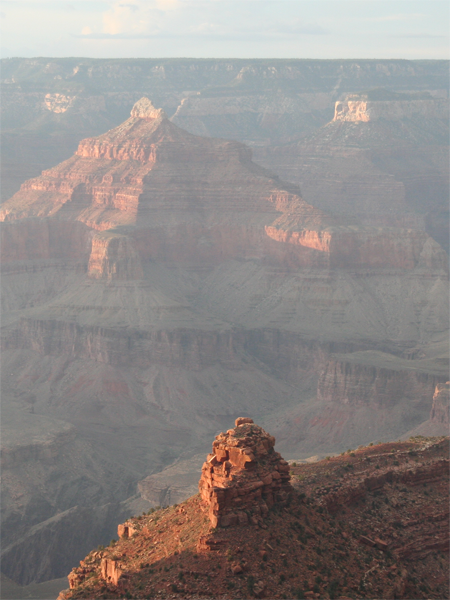
//> input picture data/hazy1.png, 450 x 600 px
$ ./main ../../data/hazy1.png   (built with g++ and OpenCV 4)
//> lines starting //> are read from the running program, lines starting //| are printed output that depends on the picture
### src/cpp/guidedfilter.h
#pragma once

#include <opencv2/core/core.hpp>
#include <opencv2/imgproc/imgproc.hpp>
#include <opencv2/highgui/highgui.hpp>

class GuidedFilterImpl;

class GuidedFilter
{
public:
	GuidedFilter(const cv::Mat &I, int r, double eps);
	~GuidedFilter();

	cv::Mat filter(const cv::Mat &p, int depth = -1) const;

private:
	GuidedFilterImpl *impl_;
};

cv::Mat guidedFilter(const cv::Mat &I, const cv::Mat &p, int r, double eps, int depth = -1);

### src/cpp/guidedfilter.cpp
#include "guidedfilter.h"

using namespace cv;

static Mat boxfilter(const Mat &I, int r)
{
	Mat result;
	blur(I, result, Size(r, r));
	return result;
}

static Mat convertTo(const Mat &mat, int depth)
{
	if (mat.depth() == depth)
		return mat;

	Mat result;
	mat.convertTo(result, depth);
	return result;
}

class GuidedFilterImpl
{
public:
	virtual ~GuidedFilterImpl() {}

	Mat filter(const Mat &p, int depth);

protected:
	int Idepth;

private:
	virtual Mat filterSingleChannel(const Mat &p) const = 0;
};

class GuidedFilterMono : public GuidedFilterImpl
{
public:
	GuidedFilterMono(const Mat &I, int r, double eps);

private:
	virtual Mat filterSingleChannel(const Mat &p) const;

private:
	int r;
	double eps;
	Mat I, mean_I, var_I;
};

class GuidedFilterColor : public GuidedFilterImpl
{
public:
	GuidedFilterColor(const Mat &I, int r, double eps);

private:
	virtual Mat filterSingleChannel(const Mat &p) const;

private:
	std::vector<Mat> Ichannels;
	int r;
	double eps;
	Mat mean_I_r, mean_I_g, mean_I_b;
	Mat invrr, invrg, invrb, invgg, invgb, invbb;
};


Mat GuidedFilterImpl::filter(const Mat &p, int depth)
{
	Mat p2 = convertTo(p, Idepth);

	Mat result;
	if (p.channels() == 1)
	{
		result = filterSingleChannel(p2);
	}
	else
	{
		std::vector<Mat> pc;
		split(p2, pc);

		for (std::size_t i = 0; i < pc.size(); ++i)
			pc[i] = filterSingleChannel(pc[i]);

		merge(pc, result);
	}

	return convertTo(result, depth == -1 ? p.depth() : depth);
}

// [28 lines left out: functions GuidedFilterMono, filterSingleChannel, not called in this run]

GuidedFilterColor::GuidedFilterColor(const Mat &origI, int r, double eps) : r(r), eps(eps)
{
	Mat I;
	if (origI.depth() == CV_32F || origI.depth() == CV_64F)
		I = origI.clone();
	else
		I = convertTo(origI, CV_32F);

	Idepth = I.depth();

	split(I, Ichannels);

	mean_I_r = boxfilter(Ichannels[0], r);
	mean_I_g = boxfilter(Ichannels[1], r);
	mean_I_b = boxfilter(Ichannels[2], r);

	// variance of I in each local patch: the matrix Sigma in Eqn (14).
	// Note the variance in each local patch is a 3x3 symmetric matrix:
	//           rr, rg, rb
	//   Sigma = rg, gg, gb
	//           rb, gb, bb
	Mat var_I_rr = boxfilter(Ichannels[0].mul(Ichannels[0]), r) - mean_I_r.mul(mean_I_r) + eps;
	Mat var_I_rg = boxfilter(Ichannels[0].mul(Ichannels[1]), r) - mean_I_r.mul(mean_I_g);
	Mat var_I_rb = boxfilter(Ichannels[0].mul(Ichannels[2]), r) - mean_I_r.mul(mean_I_b);
	Mat var_I_gg = boxfilter(Ichannels[1].mul(Ichannels[1]), r) - mean_I_g.mul(mean_I_g) + eps;
	Mat var_I_gb = boxfilter(Ichannels[1].mul(Ichannels[2]), r) - mean_I_g.mul(mean_I_b);
	Mat var_I_bb = boxfilter(Ichannels[2].mul(Ichannels[2]), r) - mean_I_b.mul(mean_I_b) + eps;

	// Inverse of Sigma + eps * I
	invrr = var_I_gg.mul(var_I_bb) - var_I_gb.mul(var_I_gb);
	invrg = var_I_gb.mul(var_I_rb) - var_I_rg.mul(var_I_bb);
	invrb = var_I_rg.mul(var_I_gb) - var_I_gg.mul(var_I_rb);
	invgg = var_I_rr.mul(var_I_bb) - var_I_rb.mul(var_I_rb);
	invgb = var_I_rb.mul(var_I_rg) - var_I_rr.mul(var_I_gb);
	invbb = var_I_rr.mul(var_I_gg) - var_I_rg.mul(var_I_rg);

	Mat covDet = invrr.mul(var_I_rr) + invrg.mul(var_I_rg) + invrb.mul(var_I_rb);

	invrr /= covDet;
	invrg /= covDet;
	invrb /= covDet;
	invgg /= covDet;
	invgb /= covDet;
	invbb /= covDet;
}

Mat GuidedFilterColor::filterSingleChannel(const Mat &p) const
{
	Mat mean_p = boxfilter(p, r);

	Mat mean_Ip_r = boxfilter(Ichannels[0].mul(p), r);
	Mat mean_Ip_g = boxfilter(Ichannels[1].mul(p), r);
	Mat mean_Ip_b = boxfilter(Ichannels[2].mul(p), r);

	// covariance of (I, p) in each local patch.
	Mat cov_Ip_r = mean_Ip_r - mean_I_r.mul(mean_p);
	Mat cov_Ip_g = mean_Ip_g - mean_I_g.mul(mean_p);
	Mat cov_Ip_b = mean_Ip_b - mean_I_b.mul(mean_p);

	Mat a_r = invrr.mul(cov_Ip_r) + invrg.mul(cov_Ip_g) + invrb.mul(cov_Ip_b);
	Mat a_g = invrg.mul(cov_Ip_r) + invgg.mul(cov_Ip_g) + invgb.mul(cov_Ip_b);
	Mat a_b = invrb.mul(cov_Ip_r) + invgb.mul(cov_Ip_g) + invbb.mul(cov_Ip_b);

	Mat b = mean_p - a_r.mul(mean_I_r) - a_g.mul(mean_I_g) - a_b.mul(mean_I_b); // Eqn. (15) in the paper;

	return (boxfilter(a_r, r).mul(Ichannels[0])
		+ boxfilter(a_g, r).mul(Ichannels[1])
		+ boxfilter(a_b, r).mul(Ichannels[2])
		+ boxfilter(b, r));  // Eqn. (16) in the paper;
}


GuidedFilter::GuidedFilter(const Mat &I, int r, double eps)
{
	CV_Assert(I.channels() == 1 || I.channels() == 3);

	if (I.channels() == 1)
		impl_ = new GuidedFilterMono(I, 2 * r + 1, eps);
	else
		impl_ = new GuidedFilterColor(I, 2 * r + 1, eps);
}

GuidedFilter::~GuidedFilter()
{
	delete impl_;
}

Mat GuidedFilter::filter(const Mat &p, int depth) const
{
	return impl_->filter(p, depth);
}

Mat guidedFilter(const Mat &I, const Mat &p, int r, double eps, int depth)
{
	return GuidedFilter(I, r, eps).filter(p, depth);
}

### src/cpp/main.cpp
#include "guidedfilter.h"
#include <stdio.h>

using namespace cv;
using namespace std;

#define TMIN	(25)
#define DEFAULT_WINDOW_SIZE		(60)
#define DEFAULT_WEIGHT			(85)

void createDarkChannel(Mat in, Mat out, int windowSize);
void getAtmLight(Mat in, int *atmLight);
void transmissionEstimate(Mat in, Mat out, int *atmLight, int weight);
void getRadiance(Mat in, Mat transmission, Mat out, int *atmLight);

int main(int argc, const char* argv[])
{
	int atmLight[3];
	int weight = DEFAULT_WEIGHT;
	int window_size = DEFAULT_WINDOW_SIZE;

	if (argc < 2) {
		printf("%s dehazes image.\n", argv[0]);
		printf("%s <input image> [<dehaze weight(1-99)> <window size(1-255)> <dehazed filename>]\n", argv[0]);
		return -1;
	}

	if (argc > 2) {
		weight = atoi(argv[2]);
	}
	printf("weight:%d\n", weight);

	if (argc > 3) {
		window_size = atoi(argv[3]);
	}
	if (window_size < 1) window_size = 1;
	if (window_size > 256) window_size = 255;
	printf("window_size:%d\n", window_size);

	// ディヘイズする画像をファイルから読み込む
	Mat in = imread(argv[1], IMREAD_COLOR);
//> in is the input picture: 600 rows x 450 cols, CV_8UC3; mean B, G, R 133.7, 135.4, 141.2

	if (in.empty()) {
		printf("Failed to load image (%s).\n", argv[1]);
		return -1;
	}

	// ウィンドウ内の最小値でダークチャネルを生成する
	Mat darkCh(in.rows, in.cols, in.type());
	createDarkChannel(in, darkCh, window_size);
//> after the loop in createDarkChannel, `for (int x = 0; x < tmp1.cols; x++)`:
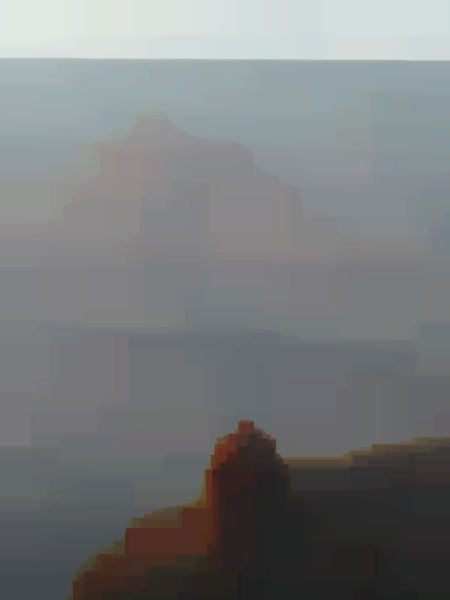
//> out: 600 rows x 450 cols, CV_8UC3; mean B, G, R 124.6, 123.6, 121
	if (darkCh.empty()) {
		printf("Failed to createDarkChannel\n");
		return -1;
	}

	getAtmLight(darkCh, atmLight);
//> the loop in getAtmLight, `for (int ch = 0; ch < 3; ch++)` made 3 passes
//> (sum, atm) on passes 1 to 3: (2360, 533360), (2170, 503440), (2577, 579825)
//> after the loop in getAtmLight, `for (int ch = 0; ch < 3; ch++)`: i = 256
//> atmLight = [226, 232, 225]

	// Guided Filterでダークチャネルを精緻化する
	Mat darkCh2(in.rows, in.cols, in.type());
	int r = 60;
	double eps = 1e-6;
	eps *= 255 * 255;   // Because the intensity range of our images is [0, 255]

	darkCh2 = guidedFilter(in, darkCh, r, eps);
//> in GuidedFilterColor, `invrg /= covDet;`:
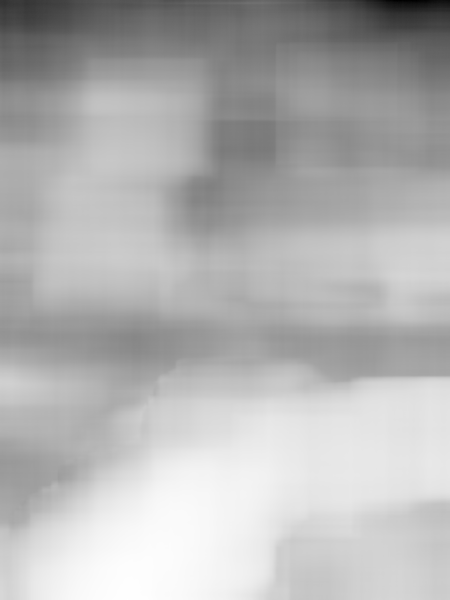
//> invrg: 600 rows x 450 cols, CV_32FC1; min -0.471, max -0.0305, mean -0.161; drawn with min black and max white
//> in GuidedFilterColor, `invrb /= covDet;`:
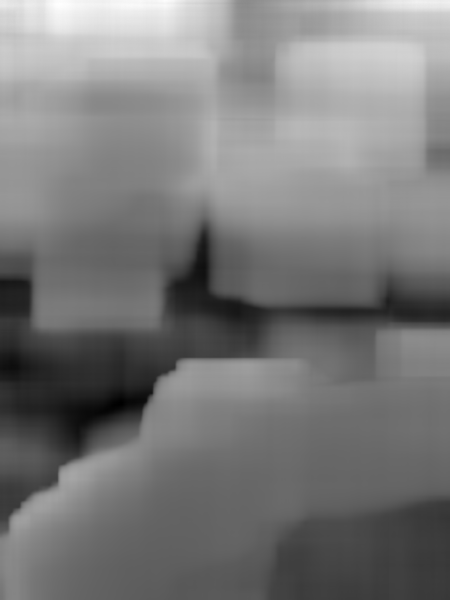
//> invrb: 600 rows x 450 cols, CV_32FC1; min -0.0558, max 0.12, mean 0.0283; drawn with min black and max white
//> in GuidedFilterColor, `invgb /= covDet;`:
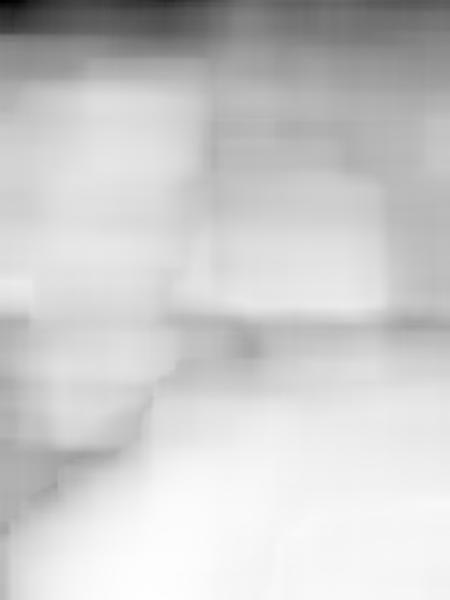
//> invgb: 600 rows x 450 cols, CV_32FC1; min -0.291, max -0.0142, mean -0.0696; drawn with min black and max white
//> in GuidedFilterColor, `invbb /= covDet;`:
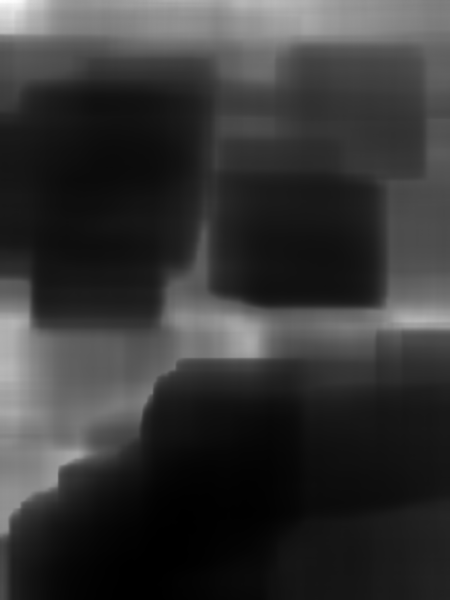
//> invbb: 600 rows x 450 cols, CV_32FC1; min 0.00599, max 0.17, mean 0.0409; drawn with min black and max white
//> the loop in filter, `for (std::size_t i = 0; i < pc.size(); ++i)` made 3 passes
	if (darkCh2.empty()) {
		printf("Failed to execute guided filter.\n");
		return -1;
	}

	// 光の透過率を求める
	Mat transmission(in.rows, in.cols, in.type());
	transmissionEstimate(darkCh2, transmission, atmLight, weight);
//> after the loop in transmissionEstimate, `for (int y = 0; y < in.rows; y++)`:
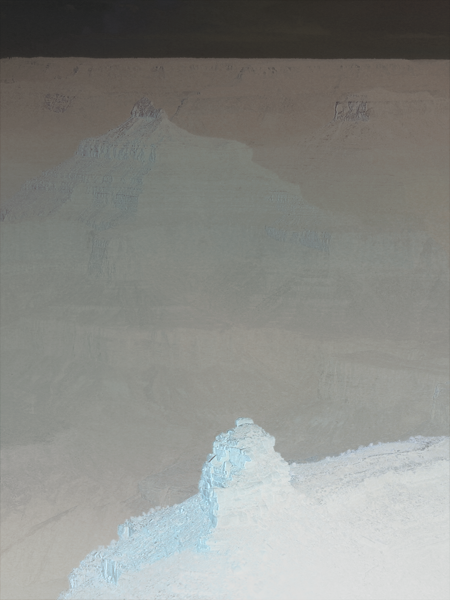
//> out: 600 rows x 450 cols, CV_8UC3; mean B, G, R 135, 139, 137.8
	if (transmission.empty()) {
		printf("Failed to execute transmissionEstimate.\n");
		return -1;
	}

	// 透過率に応じてコントラストを調整する
	Mat out(in.rows, in.cols, in.type());
	getRadiance(in, transmission, out, atmLight);
//> after the loop in getRadiance, `for (int y = 0; y < in.rows; y++)`:
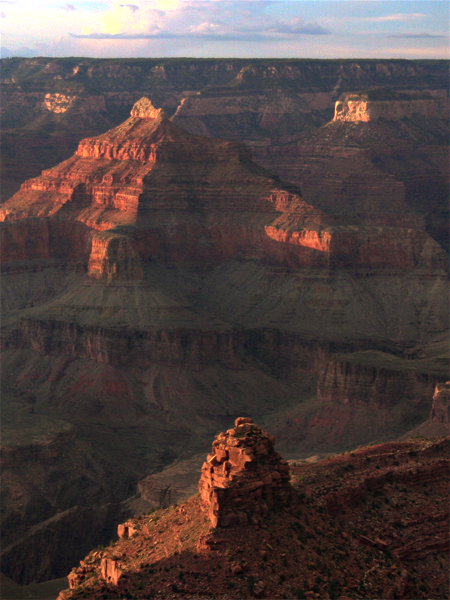
//> out: 600 rows x 450 cols, CV_8UC3; mean B, G, R 66.7, 67.9, 80.9
	if (out.empty()) {
		printf("Failed to execute getRadiance.\n");
		return -1;
	}

	// 入出力画像を表示する
	namedWindow("original", WINDOW_AUTOSIZE);
	imshow("original", in);

	if (!out.empty()) {
		namedWindow("dehazed", WINDOW_AUTOSIZE);
		imshow("dehazed", out);
	}

	waitKey(0);

	// ディヘイズ画像を保存する
	if (argc > 4) {
		imwrite(argv[4], out);
	}
	else {
		imwrite("dehazed.png", out);
	}
	return 0;
}

void createDarkChannel(Mat in, Mat out, int windowSize)
{
	if ((in.empty()) || (in.rows != out.rows) || (in.cols != out.cols) || (in.type() != out.type())) {
		printf("Invalid parameter\n");
		return;
	}

	Mat tmp1(in.rows, in.cols, in.type());
	Mat tmp2(in.rows, in.cols, in.type());
	// １パス目：水平方向にウィンドウ内の最小値を求める in-->tmp1
	for (int y = 0; y < in.rows; y++) {
		for (int x = 0; x < in.cols; x++) {
			int bmin = 255;
			int gmin = 255;
			int rmin = 255;
			for (int i = 0; i < windowSize; i++) {
				int xx = x + i - windowSize / 2;
				if (xx < 0) continue;
				if (xx >= in.cols) continue;

				Vec3b bgr = in.at<Vec3b>(y, xx);
				int b = bgr[0];
				if (b < bmin) bmin = b;
				int g = bgr[1];
				if (g < gmin) gmin = g;
				int r = bgr[2];
				if (r < rmin) rmin = r;
			}
			tmp1.at<Vec3b>(y, x) = Vec3b(bmin, gmin, rmin);
		}
	}

	// ２パス目：垂直方向にウィンドウ内の最小値を求める tmp1-->tmp2
	for (int x = 0; x < tmp1.cols; x++) {
		for (int y = 0; y < tmp1.rows; y++) {
			int bmin = 255;
			int gmin = 255;
			int rmin = 255;
			for (int i = 0; i < windowSize; i++) {
				int yy = y + i - windowSize / 2;
				if (yy < 0) continue;
				if (yy >= tmp1.rows) continue;

				Vec3b bgr = tmp1.at<Vec3b>(yy, x);
				int b = bgr[0];
				if (b < bmin) bmin = b;
				int g = bgr[1];
				if (g < gmin) gmin = g;
				int r = bgr[2];
				if (r < rmin) rmin = r;
			}
			tmp2.at<Vec3b>(y, x) = Vec3b(bmin, gmin, rmin);
		}
	}

	// ３パス目：水平方向にウィンドウ内の最大値を求める tmp2-->tmp1
	for (int y = 0; y < tmp2.rows; y++) {
		for (int x = 0; x < tmp2.cols; x++) {
			int bmax = 0;
			int gmax = 0;
			int rmax = 0;
			for (int i = 0; i < windowSize; i++) {
				int xx = x + i - windowSize / 2;
				if (xx < 0) continue;
				if (xx >= tmp2.cols) continue;

				Vec3b bgr = tmp2.at<Vec3b>(y, xx);
				int b = bgr[0];
				if (b > bmax) bmax = b;
				int g = bgr[1];
				if (g > gmax) gmax = g;
				int r = bgr[2];
				if (r > rmax) rmax = r;
			}
			tmp1.at<Vec3b>(y, x) = Vec3b(bmax, gmax, rmax);
		}
	}

	// ４パス目：垂直方向にウィンドウ内の最大値を求める tmp1-->out
	for (int x = 0; x < tmp1.cols; x++) {
		for (int y = 0; y < tmp1.rows; y++) {
			int bmax = 0;
			int gmax = 0;
			int rmax = 0;
			for (int i = 0; i < windowSize; i++) {
				int yy = y + i - windowSize / 2;
				if (yy < 0) continue;
				if (yy >= tmp1.rows) continue;

				Vec3b bgr = tmp1.at<Vec3b>(yy, x);
				int b = bgr[0];
				if (b > bmax) bmax = b;
				int g = bgr[1];
				if (g > gmax) gmax = g;
				int r = bgr[2];
				if (r > rmax) rmax = r;
			}
			out.at<Vec3b>(y, x) = Vec3b(bmax, gmax, rmax);
		}
	}
}

void getAtmLight(Mat in, int *atmLight)
{
	int histogram[3][256] = { 0 };
	int i;
	int th = in.rows * in.cols / 1000; // 0.1%

	for (int y = 0; y < in.rows; y++) {
		Vec3b *ptr = in.ptr<Vec3b>(y);
		for (int x = 0; x < in.cols; x++) {
			Vec3b bgr = ptr[x];

			++histogram[0][bgr[0]];
			++histogram[1][bgr[1]];
			++histogram[2][bgr[2]];
		}
	}

	for (int ch = 0; ch < 3; ch++) {
		int sum = 0;
		int atm = 0;

		for (i = 255; i >= 0; i--) {
			sum += histogram[ch][i];
			if (sum > th) break;
		}

		for (; i < 256; i++) {
			atm += i * histogram[ch][i];
		}

		atmLight[ch] = atm / sum;
	}
}

void transmissionEstimate(Mat in, Mat out, int *atmLight, int weight)
{
	if (in.empty() || (atmLight == NULL)) {
		printf("%s:Invalid parameter.\n", __FUNCTION__);
		return;
	}

	for (int y = 0; y < in.rows; y++) {
		Vec3b *src = in.ptr<Vec3b>(y);
		Vec3b *dst = out.ptr<Vec3b>(y);
		for (int x = 0; x < in.cols; x++) {
			Vec3b bgr = src[x];
			int b = (255 * 100 - weight * 255 * bgr[0] / atmLight[0]) / 100;
			int g = (255 * 100 - weight * 255 * bgr[1] / atmLight[1]) / 100;
			int r = (255 * 100 - weight * 255 * bgr[2] / atmLight[2]) / 100;

			dst[x] = Vec3b(b, g, r);
		}
	}
}

void getRadiance(Mat in, Mat transmission, Mat out, int *atmLight)
{
	if (in.empty() || transmission.empty() || (atmLight == NULL)) {
		printf("%s:Invalid parameter.\n", __FUNCTION__);
		return;
	}

	for (int y = 0; y < in.rows; y++) {
		Vec3b *src = in.ptr<Vec3b>(y);
		Vec3b *trans = transmission.ptr<Vec3b>(y);
		Vec3b *dst = out.ptr<Vec3b>(y);
		for (int x = 0; x < in.cols; x++) {
			Vec3b src_bgr = src[x];
			Vec3b trans_bgr = trans[x];
			if (trans_bgr[0] < TMIN) trans_bgr[0] = TMIN;
			if (trans_bgr[1] < TMIN) trans_bgr[1] = TMIN;
			if (trans_bgr[2] < TMIN) trans_bgr[2] = TMIN;

			int b = ((src_bgr[0] - atmLight[0]) * 255 + atmLight[0] * trans_bgr[0]) / trans_bgr[0];
			int g = ((src_bgr[1] - atmLight[1]) * 255 + atmLight[1] * trans_bgr[1]) / trans_bgr[1];
			int r = ((src_bgr[2] - atmLight[2]) * 255 + atmLight[2] * trans_bgr[2]) / trans_bgr[2];

			if (b > 255) b = 255; if (b < 0) b = 0;
			if (g > 255) g = 255; if (g < 0) g = 0;
			if (r > 255) r = 255; if (r < 0) r = 0;

			dst[x] = Vec3b(b, g, r);
		}
	}
}

$ run again, on data/hazy2.png
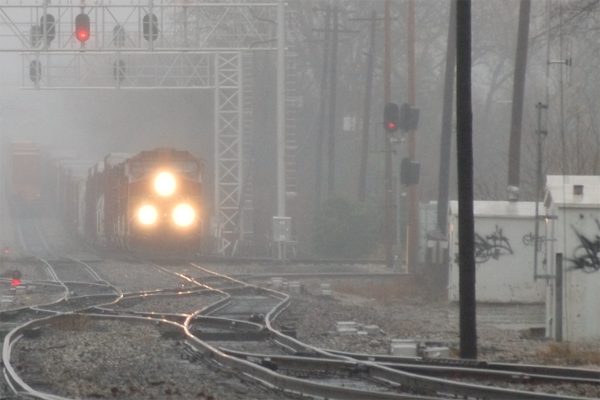
//> input picture data/hazy2.png, 600 x 400 px
//> in is the input picture: 400 rows x 600 cols, CV_8UC3; mean B, G, R 128.9, 131.4, 134.1
//> after the loop in createDarkChannel, `for (int x = 0; x < tmp1.cols; x++)`:
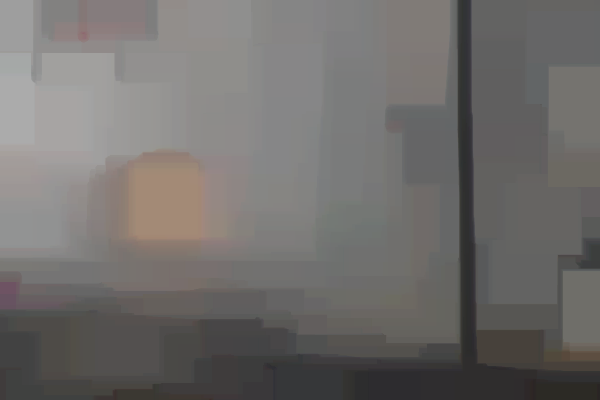
//> out: 400 rows x 600 cols, CV_8UC3; mean B, G, R 107.8, 109.6, 112.3
//> the loop in getAtmLight, `for (int ch = 0; ch < 3; ch++)` made 3 passes
//> (sum, atm) on passes 1 to 3: (2323, 397233), (2260, 386460), (2266, 387486)
//> after the loop in getAtmLight, `for (int ch = 0; ch < 3; ch++)`: i = 256
//> atmLight = [171, 171, 171]
//> the loop in filter, `for (std::size_t i = 0; i < pc.size(); ++i)` made 3 passes
//> after the loop in getRadiance, `for (int y = 0; y < in.rows; y++)`:
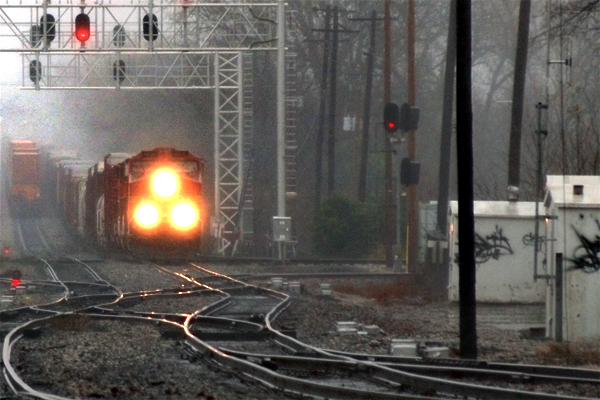
//> out: 400 rows x 600 cols, CV_8UC3; mean B, G, R 88.5, 92.3, 96.9

$ run again, on data/hazy3.png
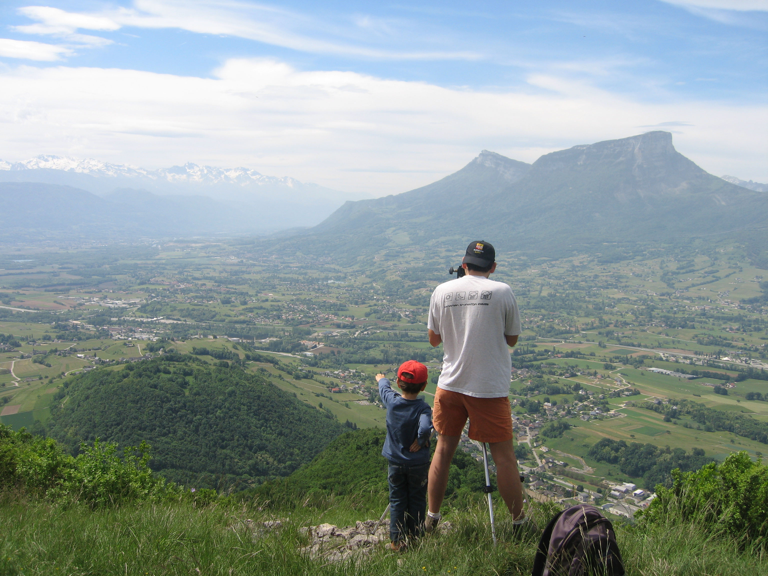
//> input picture data/hazy3.png, 768 x 576 px
//> in is the input picture: 576 rows x 768 cols, CV_8UC3; mean B, G, R 150, 152, 139.1
//> after the loop in createDarkChannel, `for (int x = 0; x < tmp1.cols; x++)`:
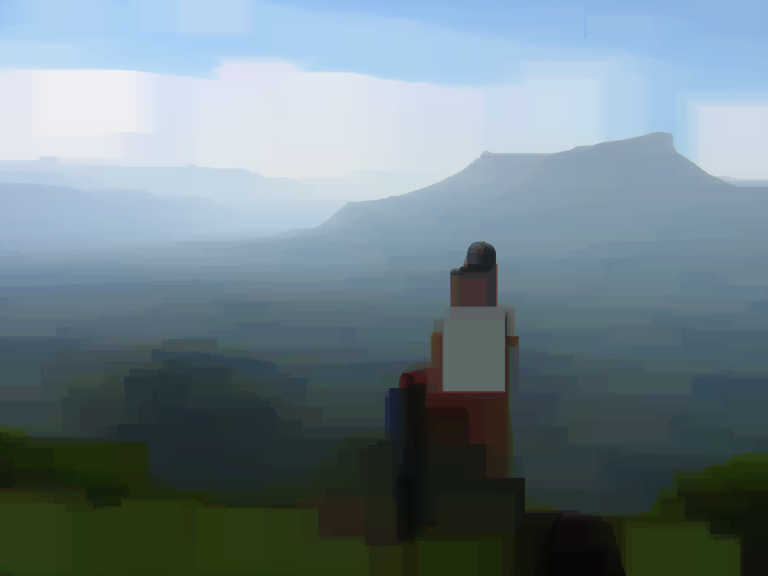
//> out: 576 rows x 768 cols, CV_8UC3; mean B, G, R 135.9, 128.6, 110.7
//> the loop in getAtmLight, `for (int ch = 0; ch < 3; ch++)` made 3 passes
//> (sum, atm) on passes 1 to 3: (6885, 1686825), (5361, 1275918), (5100, 1213800)
//> after the loop in getAtmLight, `for (int ch = 0; ch < 3; ch++)`: i = 256
//> atmLight = [245, 238, 238]
//> the loop in filter, `for (std::size_t i = 0; i < pc.size(); ++i)` made 3 passes
//> after the loop in getRadiance, `for (int y = 0; y < in.rows; y++)`:
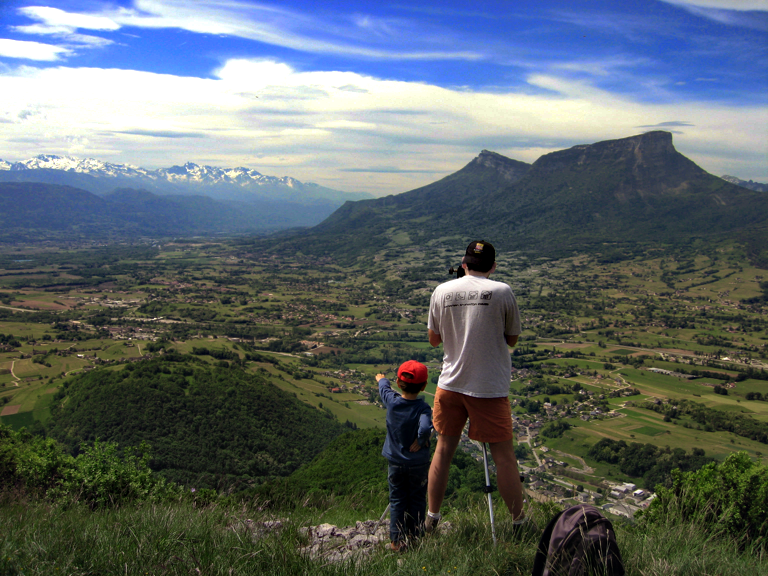
//> out: 576 rows x 768 cols, CV_8UC3; mean B, G, R 105.4, 101.9, 92.3
